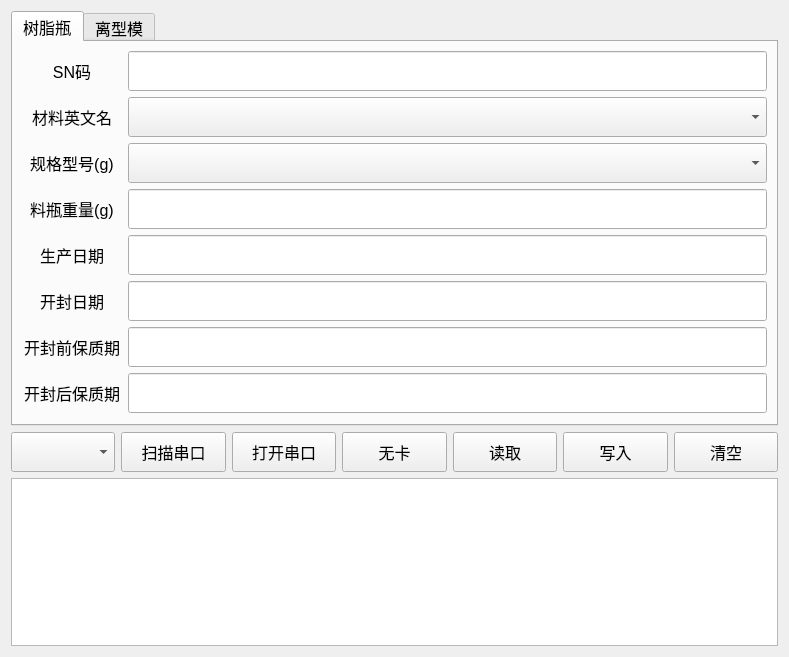
<?xml version="1.0" encoding="UTF-8"?>
<ui version="4.0">
 <class>NFC</class>
 <widget class="QWidget" name="NFC">
  <property name="geometry">
   <rect>
    <x>0</x>
    <y>0</y>
    <width>789</width>
    <height>657</height>
   </rect>
  </property>
  <property name="font">
   <font>
    <pointsize>12</pointsize>
    <stylestrategy>PreferDefault</stylestrategy>
    <kerning>false</kerning>
   </font>
  </property>
  <property name="windowTitle">
   <string>NFC</string>
  </property>
  <layout class="QGridLayout" name="gridLayout_3">
   <item row="0" column="0">
    <widget class="QTabWidget" name="tabWidget">
     <property name="whatsThis">
      <string>&lt;html&gt;&lt;head/&gt;&lt;body&gt;&lt;p&gt;&lt;br/&gt;&lt;/p&gt;&lt;/body&gt;&lt;/html&gt;</string>
     </property>
     <property name="currentIndex">
      <number>0</number>
     </property>
     <widget class="QWidget" name="NFC">
      <attribute name="title">
       <string>树脂瓶</string>
      </attribute>
      <layout class="QHBoxLayout" name="horizontalLayout">
       <item>
        <layout class="QGridLayout" name="gridLayout">
         <item row="0" column="0">
          <widget class="QLabel" name="label_7">
           <property name="minimumSize">
            <size>
             <width>100</width>
             <height>0</height>
            </size>
           </property>
           <property name="text">
            <string>SN码</string>
           </property>
           <property name="alignment">
            <set>Qt::AlignCenter</set>
           </property>
          </widget>
         </item>
         <item row="0" column="1">
          <widget class="QLineEdit" name="bottleSnLineEdit">
           <property name="minimumSize">
            <size>
             <width>0</width>
             <height>40</height>
            </size>
           </property>
          </widget>
         </item>
         <item row="1" column="0">
          <widget class="QLabel" name="label_9">
           <property name="minimumSize">
            <size>
             <width>100</width>
             <height>0</height>
            </size>
           </property>
           <property name="text">
            <string>材料英文名</string>
           </property>
           <property name="alignment">
            <set>Qt::AlignCenter</set>
           </property>
          </widget>
         </item>
         <item row="2" column="0">
          <widget class="QLabel" name="label_8">
           <property name="minimumSize">
            <size>
             <width>100</width>
             <height>0</height>
            </size>
           </property>
           <property name="text">
            <string>规格型号(g)</string>
           </property>
           <property name="alignment">
            <set>Qt::AlignCenter</set>
           </property>
          </widget>
         </item>
         <item row="2" column="1">
          <widget class="QComboBox" name="bottleTypeComboBox">
           <property name="sizePolicy">
            <sizepolicy hsizetype="Expanding" vsizetype="Fixed">
             <horstretch>0</horstretch>
             <verstretch>0</verstretch>
            </sizepolicy>
           </property>
           <property name="minimumSize">
            <size>
             <width>0</width>
             <height>40</height>
            </size>
           </property>
          </widget>
         </item>
         <item row="3" column="0">
          <widget class="QLabel" name="label_10">
           <property name="minimumSize">
            <size>
             <width>100</width>
             <height>0</height>
            </size>
           </property>
           <property name="text">
            <string>料瓶重量(g)</string>
           </property>
           <property name="alignment">
            <set>Qt::AlignCenter</set>
           </property>
          </widget>
         </item>
         <item row="3" column="1">
          <widget class="QLineEdit" name="bottleWeightLineEdit">
           <property name="enabled">
            <bool>true</bool>
           </property>
           <property name="minimumSize">
            <size>
             <width>0</width>
             <height>40</height>
            </size>
           </property>
           <property name="text">
            <string/>
           </property>
          </widget>
         </item>
         <item row="4" column="0">
          <widget class="QLabel" name="label_11">
           <property name="minimumSize">
            <size>
             <width>100</width>
             <height>0</height>
            </size>
           </property>
           <property name="text">
            <string>生产日期</string>
           </property>
           <property name="alignment">
            <set>Qt::AlignCenter</set>
           </property>
          </widget>
         </item>
         <item row="4" column="1">
          <widget class="QLineEdit" name="bottleProduceDateLineEdit">
           <property name="minimumSize">
            <size>
             <width>0</width>
             <height>40</height>
            </size>
           </property>
          </widget>
         </item>
         <item row="5" column="0">
          <widget class="QLabel" name="label_12">
           <property name="minimumSize">
            <size>
             <width>100</width>
             <height>0</height>
            </size>
           </property>
           <property name="text">
            <string>开封日期</string>
           </property>
           <property name="alignment">
            <set>Qt::AlignCenter</set>
           </property>
          </widget>
         </item>
         <item row="5" column="1">
          <widget class="QLineEdit" name="bottleOpenLineEdit">
           <property name="minimumSize">
            <size>
             <width>0</width>
             <height>40</height>
            </size>
           </property>
          </widget>
         </item>
         <item row="6" column="0">
          <widget class="QLabel" name="label_21">
           <property name="minimumSize">
            <size>
             <width>100</width>
             <height>0</height>
            </size>
           </property>
           <property name="text">
            <string>开封前保质期</string>
           </property>
           <property name="alignment">
            <set>Qt::AlignCenter</set>
           </property>
          </widget>
         </item>
         <item row="6" column="1">
          <widget class="QLineEdit" name="bottleUnOpenLineEdit">
           <property name="minimumSize">
            <size>
             <width>0</width>
             <height>40</height>
            </size>
           </property>
          </widget>
         </item>
         <item row="7" column="0">
          <widget class="QLabel" name="label_13">
           <property name="minimumSize">
            <size>
             <width>100</width>
             <height>0</height>
            </size>
           </property>
           <property name="text">
            <string>开封后保质期</string>
           </property>
           <property name="alignment">
            <set>Qt::AlignCenter</set>
           </property>
          </widget>
         </item>
         <item row="7" column="1">
          <widget class="QLineEdit" name="bottleOpenedLineEdit">
           <property name="minimumSize">
            <size>
             <width>0</width>
             <height>40</height>
            </size>
           </property>
          </widget>
         </item>
         <item row="1" column="1">
          <widget class="QComboBox" name="bottleMaterialEnComboBox">
           <property name="minimumSize">
            <size>
             <width>0</width>
             <height>40</height>
            </size>
           </property>
          </widget>
         </item>
        </layout>
       </item>
      </layout>
     </widget>
     <widget class="QWidget" name="tab">
      <attribute name="title">
       <string>离型模</string>
      </attribute>
      <layout class="QHBoxLayout" name="horizontalLayout_2">
       <item>
        <layout class="QVBoxLayout" name="verticalLayout">
         <item>
          <layout class="QGridLayout" name="gridLayout_2">
           <item row="1" column="0">
            <widget class="QLabel" name="label_16">
             <property name="minimumSize">
              <size>
               <width>100</width>
               <height>0</height>
              </size>
             </property>
             <property name="text">
              <string>规格型号</string>
             </property>
             <property name="alignment">
              <set>Qt::AlignCenter</set>
             </property>
            </widget>
           </item>
           <item row="0" column="0">
            <widget class="QLabel" name="label_15">
             <property name="minimumSize">
              <size>
               <width>100</width>
               <height>0</height>
              </size>
             </property>
             <property name="text">
              <string>SN码</string>
             </property>
             <property name="alignment">
              <set>Qt::AlignCenter</set>
             </property>
            </widget>
           </item>
           <item row="0" column="2">
            <widget class="QLineEdit" name="moSnLineEdit">
             <property name="minimumSize">
              <size>
               <width>0</width>
               <height>40</height>
              </size>
             </property>
            </widget>
           </item>
           <item row="2" column="2">
            <widget class="QLineEdit" name="moExpireDateLineEdit">
             <property name="enabled">
              <bool>true</bool>
             </property>
             <property name="minimumSize">
              <size>
               <width>0</width>
               <height>40</height>
              </size>
             </property>
            </widget>
           </item>
           <item row="2" column="0">
            <widget class="QLabel" name="label_17">
             <property name="minimumSize">
              <size>
               <width>100</width>
               <height>0</height>
              </size>
             </property>
             <property name="text">
              <string>保质期</string>
             </property>
             <property name="alignment">
              <set>Qt::AlignCenter</set>
             </property>
            </widget>
           </item>
           <item row="4" column="2">
            <widget class="QLineEdit" name="moPeelLeftCountLineEdit">
             <property name="minimumSize">
              <size>
               <width>0</width>
               <height>40</height>
              </size>
             </property>
            </widget>
           </item>
           <item row="3" column="0">
            <widget class="QLabel" name="label_18">
             <property name="minimumSize">
              <size>
               <width>100</width>
               <height>0</height>
              </size>
             </property>
             <property name="text">
              <string>生产日期</string>
             </property>
             <property name="alignment">
              <set>Qt::AlignCenter</set>
             </property>
            </widget>
           </item>
           <item row="3" column="2">
            <widget class="QLineEdit" name="moProduceDateLineEdit">
             <property name="enabled">
              <bool>true</bool>
             </property>
             <property name="minimumSize">
              <size>
               <width>0</width>
               <height>40</height>
              </size>
             </property>
            </widget>
           </item>
           <item row="4" column="0">
            <widget class="QLabel" name="label_19">
             <property name="minimumSize">
              <size>
               <width>100</width>
               <height>0</height>
              </size>
             </property>
             <property name="text">
              <string>剩余剥离次数</string>
             </property>
             <property name="alignment">
              <set>Qt::AlignCenter</set>
             </property>
            </widget>
           </item>
           <item row="1" column="2">
            <widget class="QComboBox" name="moTypeComboBox">
             <property name="minimumSize">
              <size>
               <width>0</width>
               <height>40</height>
              </size>
             </property>
            </widget>
           </item>
          </layout>
         </item>
         <item>
          <spacer name="verticalSpacer">
           <property name="orientation">
            <enum>Qt::Vertical</enum>
           </property>
           <property name="sizeHint" stdset="0">
            <size>
             <width>20</width>
             <height>40</height>
            </size>
           </property>
          </spacer>
         </item>
        </layout>
       </item>
      </layout>
     </widget>
    </widget>
   </item>
   <item row="1" column="0">
    <layout class="QHBoxLayout" name="horizontalLayout_3">
     <item>
      <widget class="QComboBox" name="serialPortCombo">
       <property name="sizePolicy">
        <sizepolicy hsizetype="Minimum" vsizetype="Fixed">
         <horstretch>0</horstretch>
         <verstretch>0</verstretch>
        </sizepolicy>
       </property>
       <property name="minimumSize">
        <size>
         <width>0</width>
         <height>40</height>
        </size>
       </property>
      </widget>
     </item>
     <item>
      <widget class="QPushButton" name="scanSerialPort">
       <property name="minimumSize">
        <size>
         <width>0</width>
         <height>40</height>
        </size>
       </property>
       <property name="text">
        <string>扫描串口</string>
       </property>
      </widget>
     </item>
     <item>
      <widget class="QPushButton" name="connect">
       <property name="minimumSize">
        <size>
         <width>0</width>
         <height>40</height>
        </size>
       </property>
       <property name="text">
        <string>打开串口</string>
       </property>
      </widget>
     </item>
     <item>
      <widget class="QPushButton" name="cardStatus">
       <property name="minimumSize">
        <size>
         <width>0</width>
         <height>40</height>
        </size>
       </property>
       <property name="text">
        <string>无卡</string>
       </property>
      </widget>
     </item>
     <item>
      <widget class="QPushButton" name="read">
       <property name="minimumSize">
        <size>
         <width>0</width>
         <height>40</height>
        </size>
       </property>
       <property name="text">
        <string>读取</string>
       </property>
      </widget>
     </item>
     <item>
      <widget class="QPushButton" name="write">
       <property name="minimumSize">
        <size>
         <width>0</width>
         <height>40</height>
        </size>
       </property>
       <property name="text">
        <string>写入</string>
       </property>
      </widget>
     </item>
     <item>
      <widget class="QPushButton" name="clear">
       <property name="minimumSize">
        <size>
         <width>0</width>
         <height>40</height>
        </size>
       </property>
       <property name="text">
        <string>清空</string>
       </property>
      </widget>
     </item>
    </layout>
   </item>
   <item row="2" column="0">
    <widget class="QTextBrowser" name="textBrowser"/>
   </item>
  </layout>
 </widget>
 <resources/>
 <connections/>
</ui>
